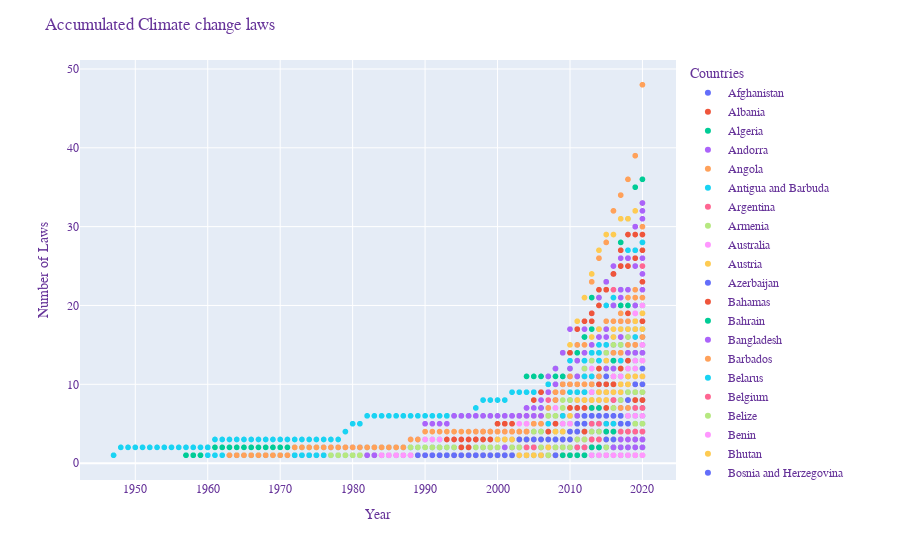

This figure's notebook cell:
### Code cell
fig = px.scatter(df_historic_clean, y="cc_laws_tot", x="year",
                 color="country", hover_name="country",
                 log_x=False)

fig.update_layout(
    title="Accumulated Climate change laws",
    xaxis_title="Year",
    yaxis_title="Number of Laws",
    legend_title="Countries",
    font=dict(
        family="Courier New, monospace",
        size=12,
        color="RebeccaPurple"
    )
)
fig.show()
